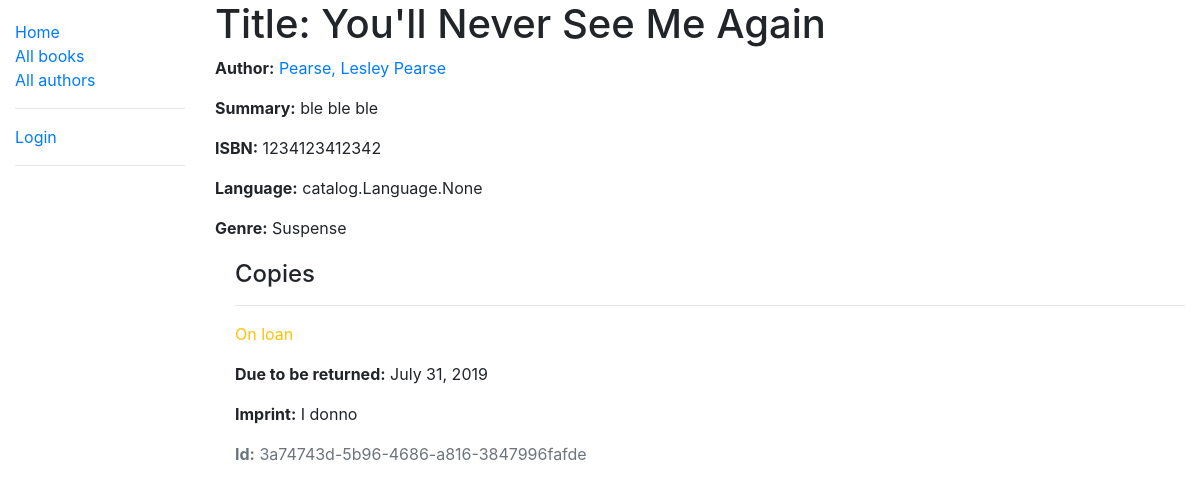
/catalog/book/2, run on the app's committed database.
### catalog/models.py (models this page shows, shortened)
class Book(models.Model):
    title = models.CharField(max_length=200)
    author = models.ForeignKey('Author', on_delete=models.SET_NULL, null=True)
    summary = models.TextField(
        max_length=1000, help_text='Enter a brief description of the book')
    isbn = models.CharField(
        'ISBN', max_length=13, help_text='13 character <a href="https://www.isbn-international.org/content/what-isbn">ISBN number</a>')
    genre = models.ManyToManyField(
        Genre, help_text='Select a genre for this book')
    language = models.ManyToManyField(
        Language, help_text='Select a language for this book')
    def display_genre(self):
        """Create a string for the Genre. This is required to display genre in Admin"""
        return ','.join(genre.name for genre in self.genre.all()[:3])
    display_genre.short_description = 'Genre of Book'

class Author(models.Model):
    first_name = models.CharField(max_length=100)
    last_name = models.CharField(max_length=100)
    date_of_birth = models.DateField(null=True, blank=True)
    date_of_death = models.DateField(null=True, blank=True)
    class Meta:
        ordering = ['last_name']
    def __str__(self):
        return f'{self.last_name}, {self.first_name}'

class Genre(models.Model):
    name = models.CharField(
        max_length=200, help_text='Enter a book genre (e.g. Science Fiction)')
    def __str__(self):
        return self.name

class BookInstance(models.Model):
    id = models.UUIDField(primary_key=True, default=uuid.uuid4,
                          help_text='Unique ID for this particular book across whole library')
    book = models.ForeignKey('Book', on_delete=models.SET_NULL, null=True)
    imprint = models.CharField(max_length=200)
    due_back = models.DateField(null=True, blank=True)
    LOAN_STATUS = (
        ('m', 'Maintainance'),
        ('o', 'On loan'),
        ('a', 'Available'),
        ('r', 'Reversed')
    )
    status = models.CharField(
        max_length=1,
        choices=LOAN_STATUS,
        blank=True,
        default='m',
        help_text='Book availability',
    )
    borrower = models.ForeignKey(User, on_delete=models.SET_NULL, null=True, blank=True)
    class Meta:
        ordering = ['due_back']
        permissions = (('can_mark_returned', 'Set book as returned'),)

### catalog/views.py (the view)
# urls.py: path('book/<int:pk>', views.BookDetailView.as_view(), name='book-detail'),
class BookDetailView(generic.DetailView):
    model = Book
    template_name = 'book_detail.html'

### catalog/templates/book_detail.html
{% extends "base_generic.html" %}
{% block content %}
  <h1>Title: {{ book.title }}</h1>
  <p><strong>Author:</strong> <a href="{% url 'author-detail' book.author.pk %}">{{ book.author }}</a></p>
  <p><strong>Summary:</strong> {{ book.summary }}</p>
  <p><strong>ISBN:</strong> {{ book.isbn }}</p>
  <p><strong>Language:</strong> {{ book.language }}</p>
  <p><strong>Genre:</strong> {% for genre in book.genre.all %} {{ genre }}{% if not forloop.last %}, {% endif %}{% endfor %}</p>
  <div style="margin-left:20px;margin-top:20px">
    <h4>Copies</h4>
    {% for copy in book.bookinstance_set.all %}
      <hr>
      <p class="{% if copy.status == 'a' %}text-success{% elif copy.status == 'm' %}text-danger{% else %}text-warning{% endif %}">{{ copy.get_status_display }}</p>
      {% if copy.status != 'a' %}
        <p><strong>Due to be returned:</strong> {{copy.due_back}}</p>
      {% endif %}
      <p><strong>Imprint:</strong> {{copy.imprint}}</p>
      <p class="text-muted"><strong>Id:</strong> {{copy.id}}</p>
    {% endfor %}
  </div>
{% endblock %}

### data on the page
Book: title "You'll Never See Me Again", author "Pearse, Lesley Pearse", summary "ble ble ble", isbn "1234123412342", language "catalog.Language.None"
Genre: name "Suspense"
BookInstance: status "On loan", due_back "July 31, 2019", imprint "I donno", id "3a74743d-5b96-4686-a816-3847996fafde"
